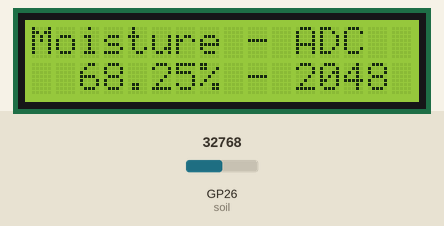
Bench run of a program on a simulated Raspberry Pi Pico running MicroPython. Parts: 16×2 character LCD. The test bench sets the inputs (shaded band); at power-on: GP26 (soil) = 32768 (analog values on the 0–65535 scale). What the program prints to the serial console is not drawn.

Above: at 1.2 s.
1.3 s: GP26 (soil) set to 45874
At 2.9 s:
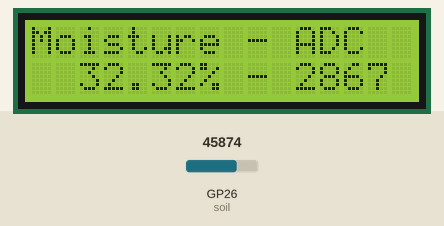
5.4 s: GP26 (soil) set to 57670
At 7.0 s:
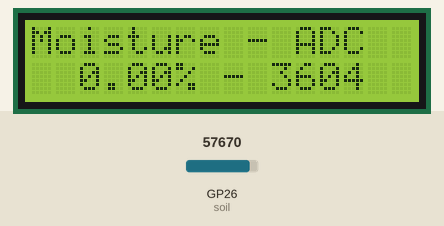
8.8 s: GP26 (soil) set to 65535
At 9.9 s:
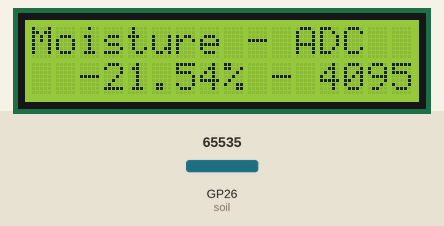
Timing chart, 0 to 11.8 s (numbered marks = the images above; inputs shaded):
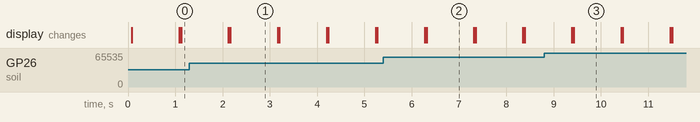

The program:

main.py
```python
import utime
from machine import I2C, Pin, ADC
from lcd_api import LcdApi
from pico_i2c_lcd import I2cLcd

SOIL_MOISTURE_PIN = 26
I2C_ADDR = 39
I2C_NUM_ROWS = 2
I2C_NUM_COLS = 16
MIN_MOISTURE = 1324 #fully wet
MAX_MOISTURE = 3604 #fully dry
soil = ADC(Pin(SOIL_MOISTURE_PIN))
i2c = I2C(0, sda=Pin(0), scl=Pin(1), freq=400000)
lcd = I2cLcd(i2c, I2C_ADDR, I2C_NUM_ROWS, I2C_NUM_COLS)

def read_soil_moisture():
    adc_value = soil.read_u16() >> 4  # Scale 16-bit value to 12 bits
    return adc_value

def calculate_moisture_percentage(adc_value):
    moisture = (MAX_MOISTURE - adc_value) * 100 / (MAX_MOISTURE - MIN_MOISTURE)
    return moisture

def display_moisture_and_adc(moisture, adc_value):
    lcd.clear()
    lcd.move_to(0, 0)
    lcd.putstr("Moisture - ADC")
    lcd.move_to(2, 1)
    lcd.putstr("%.2f%% - %d" % (moisture, adc_value))

def print_moisture_and_adc(moisture, adc_value):
    print("Moisture: " + "%.2f" % moisture + "% (ADC: " + str(adc_value) + ")")

def main():
    read_delay = 1  # Delay between readings (in seconds)

    while True:
        adc_value = read_soil_moisture()
        moisture = calculate_moisture_percentage(adc_value)
        display_moisture_and_adc(moisture, adc_value)
        print_moisture_and_adc(moisture, adc_value)
        utime.sleep(read_delay)

if __name__ == "__main__":
    main()
```

Measured:
- after the input at 1.3 s, the display: first differs from a run without the input after 0.86 s (image 1)
- after the input at 5.4 s, the display: first differs from a run without the input after 0.91 s (image 2)
- after the input at 8.8 s, the display: first differs from a run without the input after 0.63 s (image 3)
- what the display in image 1 shows lasts 1.0 s, from 2.2 s to 3.2 s
